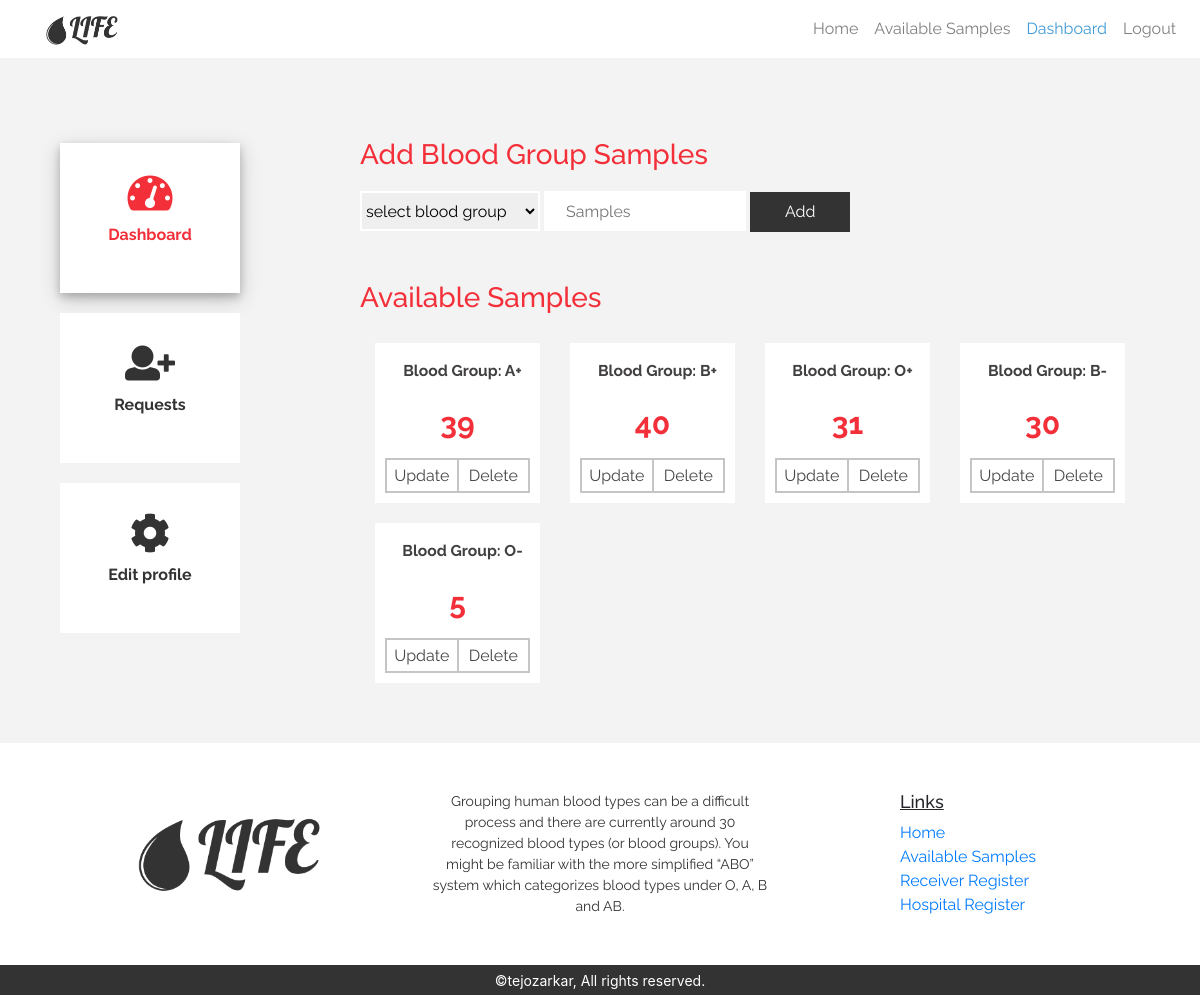
Screenshot of /hospital/dashboard.php (signed in) with the database file from the repository.
### tables this page shows
CREATE TABLE `hospital_blood` (
  `id` int(11) NOT NULL,
  `blood_id` int(11) NOT NULL,
  `hospital_id` int(11) NOT NULL,
  `samples` int(11) NOT NULL,
  `created_at` timestamp NOT NULL DEFAULT CURRENT_TIMESTAMP,
  `updated_at` timestamp NOT NULL DEFAULT CURRENT_TIMESTAMP ON UPDATE CURRENT_TIMESTAMP
);

CREATE TABLE `blood_groups` (
  `id` int(11) NOT NULL,
  `blood_type` varchar(5) NOT NULL,
  `created_at` timestamp NOT NULL DEFAULT CURRENT_TIMESTAMP,
  `updated_at` timestamp NOT NULL DEFAULT CURRENT_TIMESTAMP ON UPDATE CURRENT_TIMESTAMP
);

### hospital/dashboard.php (the view, shortened to what this page needs)
<?php
 include "../components/header.php";
 include "../config/dbconnect.php";
    if ($_SESSION['id']!=null&&$_SESSION['user-type']=="hospital") {
        $user_id = $_SESSION['id'];
        $result = mysqli_query($con, $sql); ?>
        <div class="dashboard-main row">
            <div class="col-md-3">
                <div class="controls">
                    <a href="./dashboard.php">
                        <div class="control-box control-active">
                            <i class="fas fa-tachometer-alt"></i>
                            <p>Dashboard</p>
                        </div>
                    </a>
                    <a href="./requests.php">
                        <div class="control-box">
                        <i class="fas fa-user-plus"></i>
                            <p>Requests</p>
                        </div>
                    </a>
                    <a href="./edit.php">
                        <div class="control-box ">
                        <i class="fas fa-cog"></i>
                            <p>Edit profile</p>
                        </div>
                    </a>
                </div>
            </div>
            <div class="col-md-9">
            <div class="dashboard-content">
                <h3 class="header-text1"> Add Blood Group Samples </h3>
                <form method="post">
                    <select name="blood_group">
                        <option disabled selected>select blood group </option>
                    </select>
                    <input type="text" placeholder="Samples" name="samples">
                    <button  type="submit" name="btnAdd">Add</button>
                </form>
                <h3 class="header-text2"> Available Samples </h3>
                <div class="row blood-availability">
                    <?php
                    $sql = "SELECT hospital_blood.id,blood_type,samples
                    From hospitals,hospital_blood,blood_groups
                    WHERE hospital_blood.hospital_id=hospitals.id
                    AND hospital_blood.blood_id=blood_groups.id
                    AND hospitals.id=$user_id";
                    $result = mysqli_query($con, $sql);
                    if (mysqli_num_rows($result) > 0) {
                        while ($row = mysqli_fetch_assoc($result)) {
                            extract($row); ?>
                        <div class="col-lg-3 col-md-6 col-sm-6">
                            <div class="card-availability">
                                <div class="card-blood-group">
                                    Blood Group:    <?php echo $blood_type; ?>
                                </div>
                                <input type="text" id="sample<?php echo $id; ?>" class="form-group" value="<?php echo $samples ?>">
                                <div class="card-buttons">
                                    <button class="btn-update" name="btnUpdate" onclick="onUpdate(<?php echo $id; ?>)">Update</button>
                                    <button class="btn-delete" name="btnDelete" onclick="onDelete(<?php echo $id; ?>)">Delete</button>
                                </div>
                            </div>
                        </div>
                         <?php
                        }
                    } else {
                        echo "0 results";
                    } ?>
                </div>
            </div>
        </div>
        </div>
        <?php include "../components/scripts.php"; ?>
        <?php
        include "../components/footer.php";
    }
?>

### rows the page displays
hospital_blood: blood_groups.blood_type "A+", samples "39"
hospital_blood: blood_groups.blood_type "B+", samples "40"
hospital_blood: blood_groups.blood_type "O+", samples "31"
hospital_blood: blood_groups.blood_type "B-", samples "30"
hospital_blood: blood_groups.blood_type "O-", samples "5"
